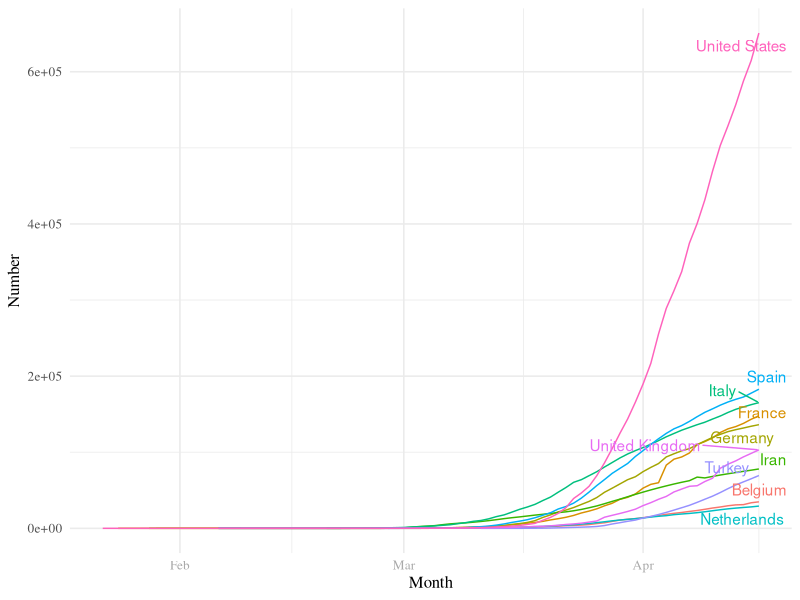

This chart was generated by the following R code:
## ---- chunk 1
knitr::opts_chunk$set(echo = TRUE)
## ---- chunk 2
library(lubridate)
require(dplyr)

#Import datasets
Historical_Global_processed <- read.csv("./Data/Processed/Historical_Global_processed.csv")
## ---- chunk 3
# Check on data frame
head(Historical_Global_processed)
str(Historical_Global_processed)

# Change date column to date
Historical_Global_processed$time <- as.Date(Historical_Global_processed$time, format = "%Y-%m-%d") 
class(Historical_Global_processed$time)

# Remove China data
Historical_Global_processed = Historical_Global_processed[Historical_Global_processed$country != 'China',]
head(Historical_Global_processed)

# Filter out the top ten countries with the highest number of diagnoses (except China)
TopTen_countries <- Historical_Global_processed %>% 
  filter(time >= as.Date("2020-04-16")) %>%
  top_n(10, cum_confirm) %>%
  arrange(desc(cum_confirm)) 

# Selects a column in a data frame and transforms it into a vector
TopTen_countries <- pull(TopTen_countries, country)

Historical_TopTen <- filter(Historical_Global_processed, country %in% TopTen_countries) %>%
  arrange(desc(cum_confirm))

## ---- chunk 4
require(ggplot2)
#install.packages("ggrepel") 
require(ggrepel)

mytheme <- theme_minimal(base_size = 12, base_family = "Times") + 
  theme(axis.text.x = element_text(color = "DarkGrey"),
        legend.position = "top") 
theme_set(mytheme)

#save as pdf
library("here")
pdf(here("output", "world trends.pdf"), width = 11, height = 8.5)
ggplot(Historical_TopTen, aes(x = time, y =cum_confirm, color=country)) +
    geom_line() +
    geom_text_repel(aes(label=country),
                    function(Historical_TopTen) 
                      Historical_TopTen[Historical_TopTen$time == as.Date("2020-04-16"),])+
    mytheme +
    theme(legend.position = "none") +
    labs(x = "Month",
         y = "Number",
         color = "Country")

dev.off()
